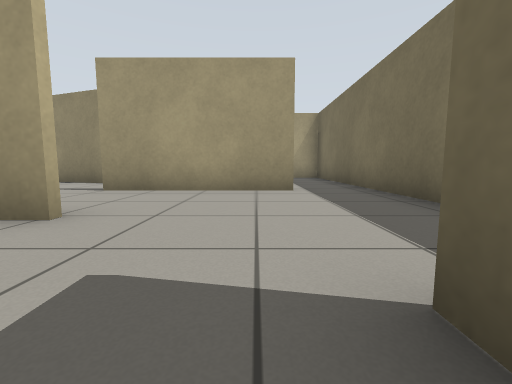
view 1 (above)

24 first-person views from a walk through a world built for the Gazebo simulator. The camera is 0.5 m above the floor, tilts 6° down and sees 90° across. The floor is counted in squares, 1 m on a side. Each view is taken from the middle of a square. On the plan, view 1 faces up. The plan holds only what a view shows up to about 9 squares ahead; the rest is blank.

view 2
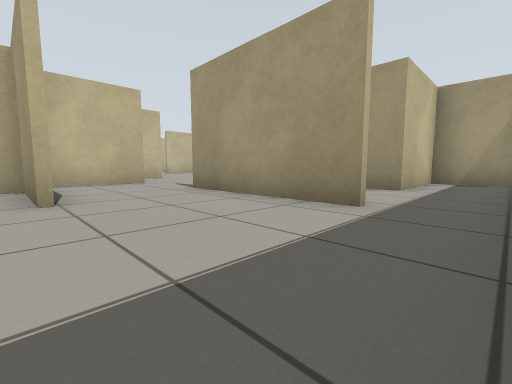

view 3
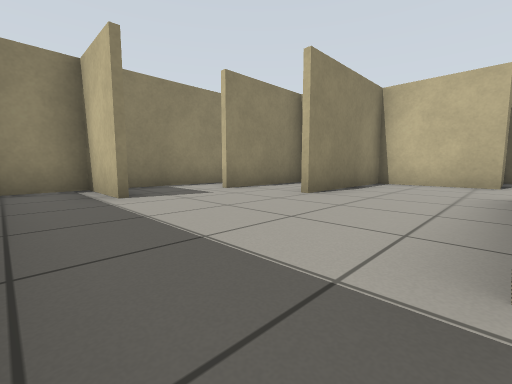

view 4
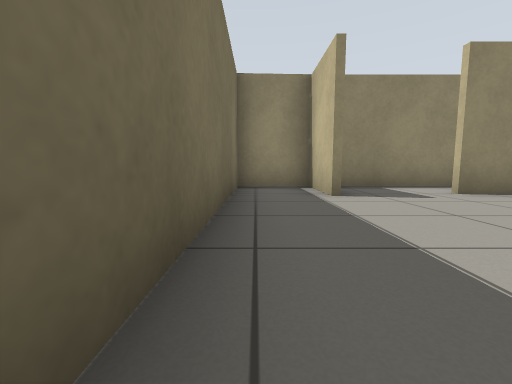

view 5
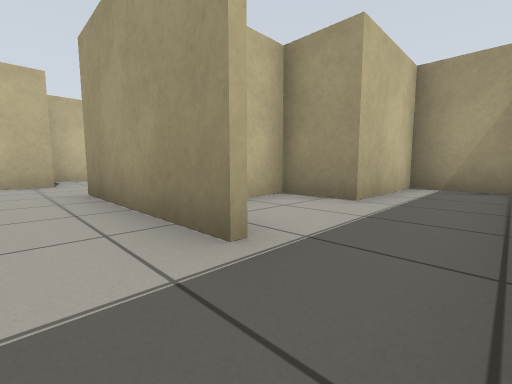

view 6
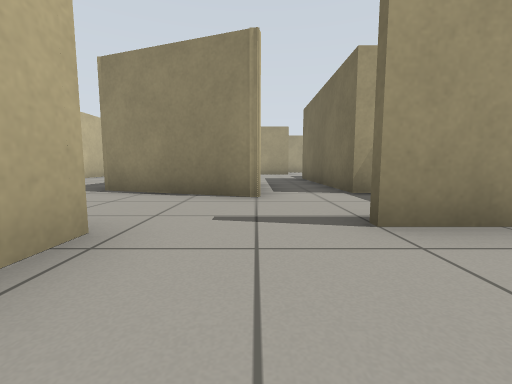

view 7
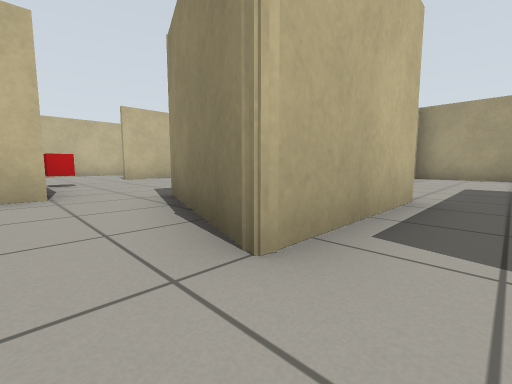

view 8
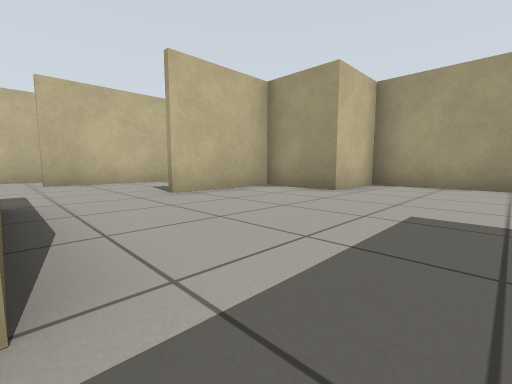

view 9
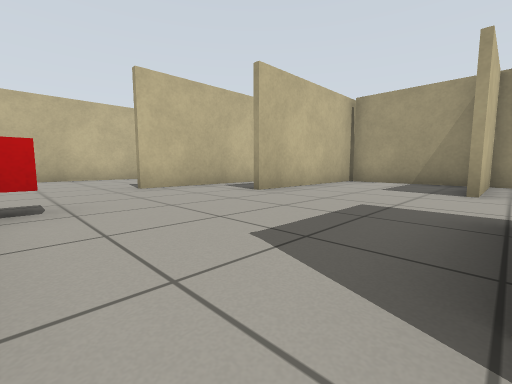

view 10
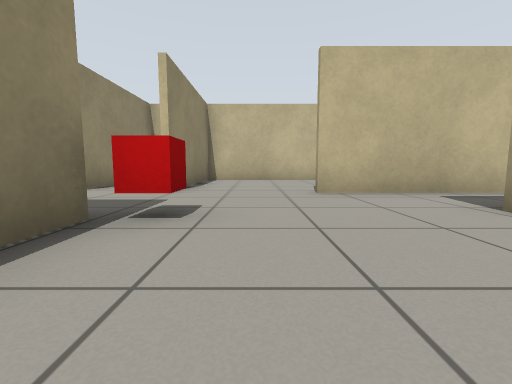

view 11
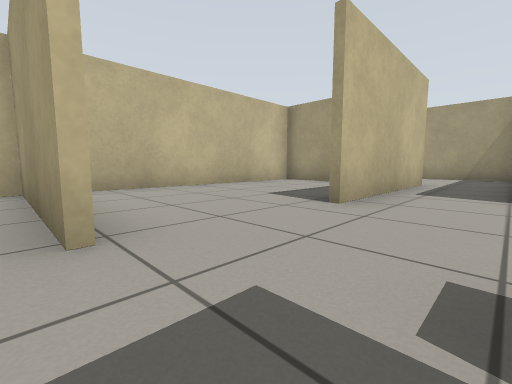

view 12
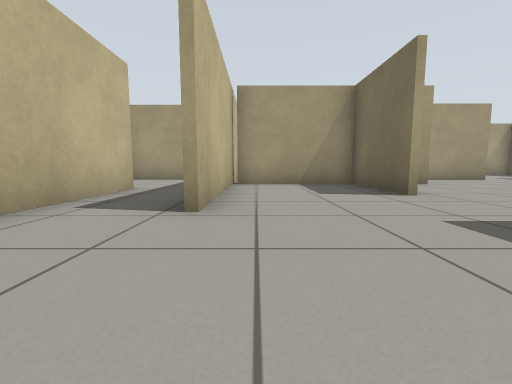

view 13
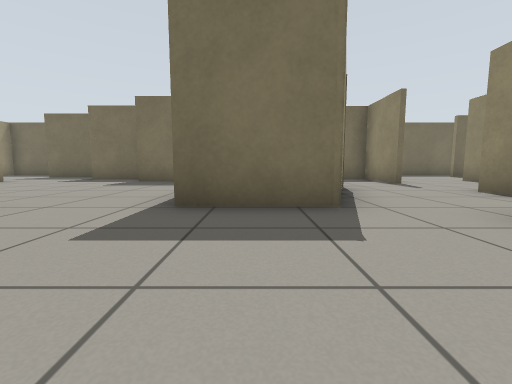

view 14
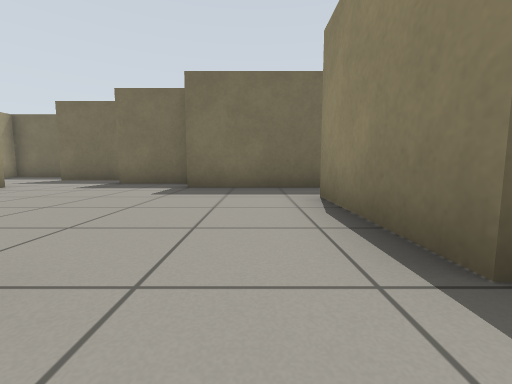

view 15
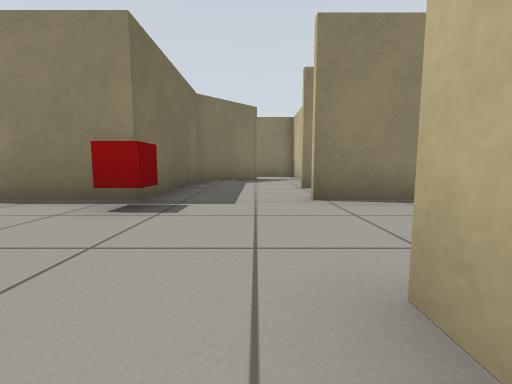

view 16
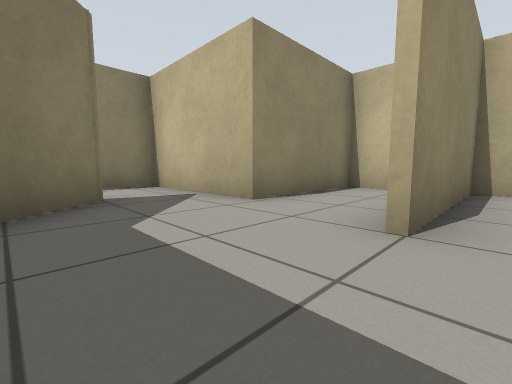

view 17
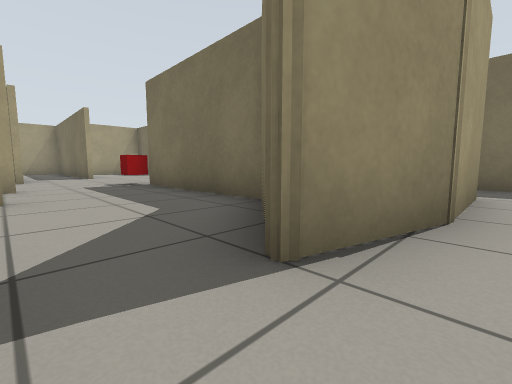

view 18
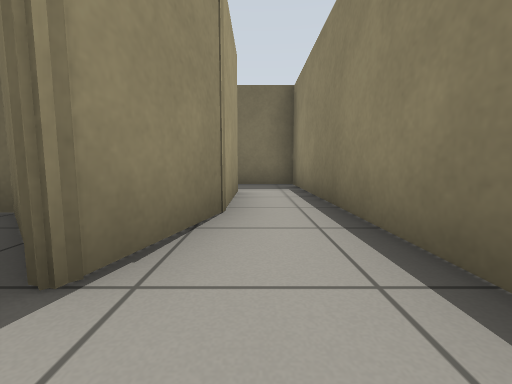

view 19
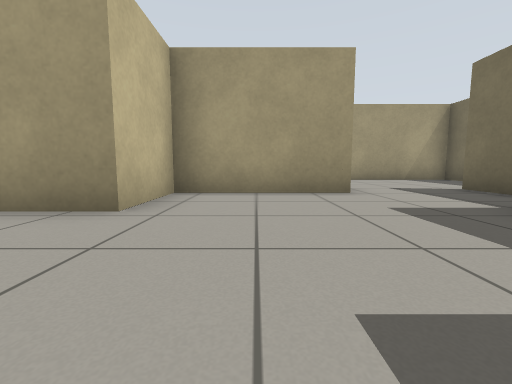

view 20
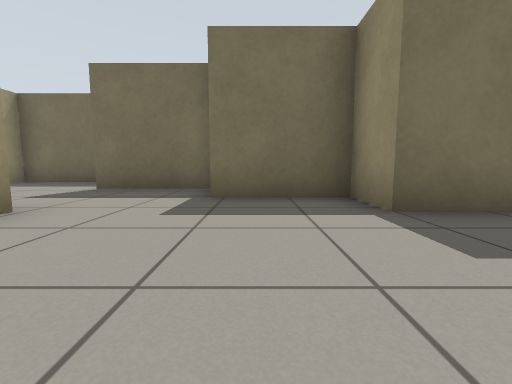

view 21
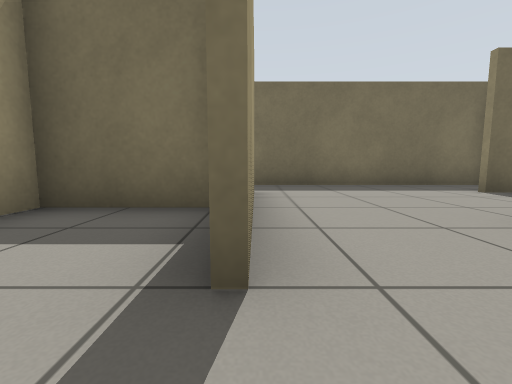

view 22
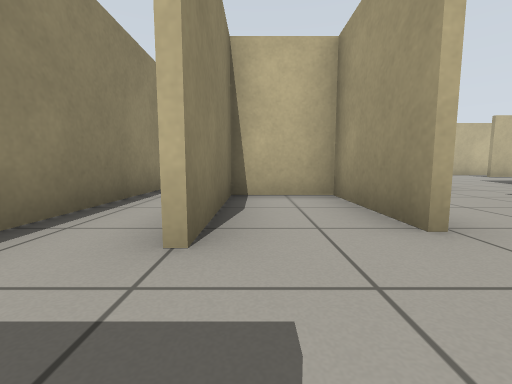

view 23
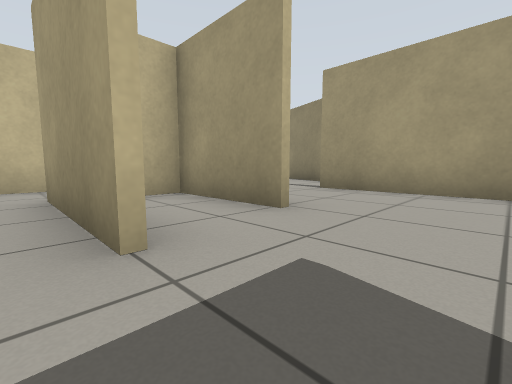

view 24
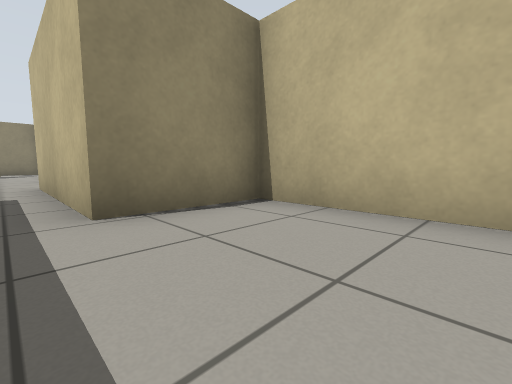

### Floor plan
Ten units are one square. View 1 is at (0, 0); x grows to the right and y downward. Boxes are objects, and circles mark ways between rooms. Rooms are numbered by the first view taken in them; rooms with no view inside come last. Other rooms are left out.
<svg viewBox="-172 -175 201 190">
<path fill="none" stroke="#000" d="M8 -50 -14 -50M8 -9 8 10M6 -4 6 -9M-15 9 24 9 24 -93M21 -102 5 -102 5 -75 -9 -75 -9 -66M-14 -50 -31 -50M-52 -48 -52 -23 -19 -23M-31 -52 -10 -52 -10 -75 -23 -75M-73 -147 -73 -121M-22 -166 -55 -166 -55 -147 -70 -147M-69 -100 -39 -100 -39 -70M3 -149 3 -164M-23 -75 -23 -125 -10 -125 -10 -148M-76 -65 -76 -48 -52 -48M-39 -70 -69 -80M-127 -90 -127 -96M-126 -104 -126 -90M-103 -45 -103 -64 -84 -64M-147 -132 -167 -132 -167 -64 -128 -64M-69 -80 -69 -100M-75 -121 -75 -147M-106 -149 -106 -106M-70 -147 -105 -147M-101 -3 -121 -8M-80 -4 -101 -4M-136 -4 -136 10 -63 10 -63 -5M-147 -133 -126 -133 -126 -104M-147 -161 -147 -132M-110 -168 -142 -168M-121 -8 -103 -26 -103 -45M-167 -33 -167 -23 -136 -23 -136 -4M-54 10 -15 9M-62 -6 -62 1M-14 -4 -45 -4"/>
<rect x="-115" y="-75" width="20" height="10" fill="#bbb"><title>red box</title></rect>
<circle cx="-25" cy="-35" r="3" fill="#2a7"/>
<circle cx="-10" cy="0" r="3" fill="#2a7"/>
<circle cx="-40" cy="-50" r="3" fill="#2a7"/>
<circle cx="-30" cy="-80" r="3" fill="#2a7"/>
<circle cx="-30" cy="-60" r="3" fill="#2a7"/>
<circle cx="-70" cy="-115" r="3" fill="#2a7"/>
<circle cx="-80" cy="-70" r="3" fill="#2a7"/>
<circle cx="-120" cy="-110" r="3" fill="#2a7"/>
<circle cx="-115" cy="-55" r="3" fill="#2a7"/>
<circle cx="-130" cy="-10" r="3" fill="#2a7"/>
<text x="10" y="-40">1</text>
<text x="-30" y="-40">2</text>
<text x="-30" y="-70">3</text>
<text x="-40" y="-130">4</text>
<text x="-60" y="-60">5</text>
<text x="-120" y="-90">6</text>
<text x="-100" y="0">7</text>
<text x="-130" y="-140">8</text>
<text x="-130" y="-30">9</text>
<text x="-40" y="0">10</text>
</svg>
Room 1 opens to room 2. Room 1 opens to room 10. Room 2 opens to room 5. Room 3 opens to room 4. Room 3 opens to room 5. Room 4 opens to room 6. Room 5 opens to room 6. Room 6 opens to room 8. Room 6 opens to room 9. Room 7 opens to room 9.

Where each view was taken, in squares from view 1:
view 1: 0 up, 0 right, facing up
view 2: 2 up, 2 right, facing up-left
view 3: 5 up, 2 right, facing down-left
view 4: 5 up, 2 right, facing down
view 5: 4 up, 2 right, facing up-left
view 6: 3 up, 4 left, facing up
view 7: 6 up, 3 left, facing up-left
view 8: 10 up, 3 left, facing up-left
view 9: 7 up, 7 left, facing up-left
view 10: 8 up, 8 left, facing left
view 11: 6 up, 11 left, facing up-left
view 12: 8 up, 10 left, facing up
view 13: 9 up, 10 left, facing right
view 14: 11 up, 8 left, facing right
view 15: 10 up, 12 left, facing down
view 16: 5 up, 11 left, facing down-left
view 17: 0 up, 13 left, facing up-right
view 18: 0 up, 13 left, facing right
view 19: 12 up, 4 left, facing up
view 20: 14 up, 5 left, facing right
view 21: 5 up, 4 left, facing right
view 22: 1 up, 0 right, facing left
view 23: 0 up, 0 right, facing up-left
view 24: 16 up, 12 left, facing down-left
